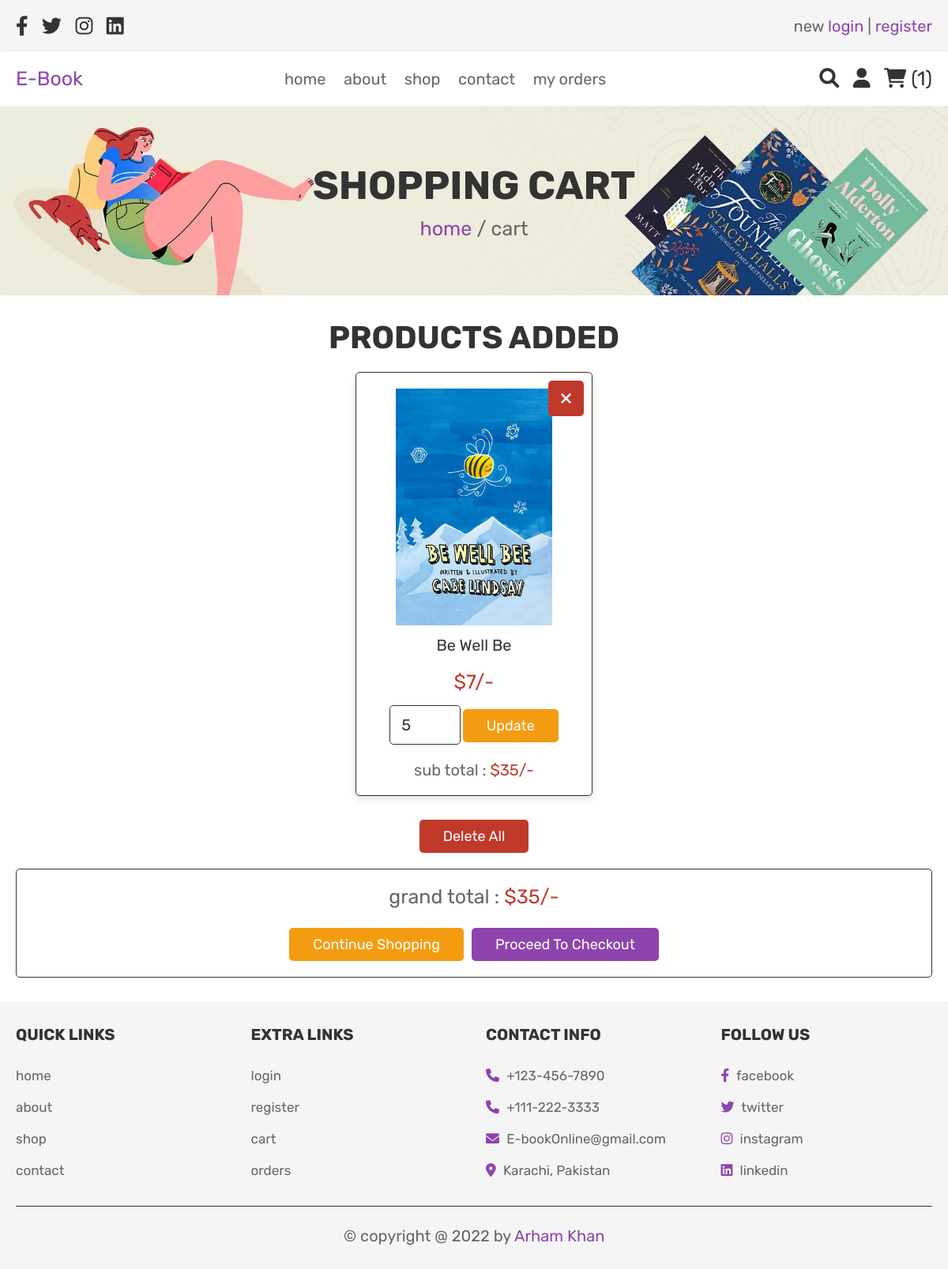
Screenshot of /cart.php (signed in) with the database file from the repository.
### tables this page shows
CREATE TABLE `cart` (
  `id` int(100) NOT NULL,
  `user_id` int(100) NOT NULL,
  `name` varchar(100) NOT NULL,
  `price` int(100) NOT NULL,
  `quantity` int(100) NOT NULL,
  `image` varchar(100) NOT NULL
);

### cart.php (the view, shortened to what this page needs)
<?php
include 'config.php';
$user_id = $_SESSION['user_id'];
?>
<!DOCTYPE html>
<html lang="en">
<head>
   <link rel="stylesheet" href="https://cdnjs.cloudflare.com/ajax/libs/font-awesome/6.0.0/css/all.min.css">
   <link rel="stylesheet" href="css/style.css">
</head>
<body>
<?php include 'header.php'; ?>
<div class="heading">
   <h3>shopping cart</h3>
   <p> <a href="home.php">home</a> / cart </p>
</div>
<section class="shopping-cart">
   <h1 class="title">products added</h1>
   <div class="box-container">
      <?php
         $grand_total = 0;
         $select_cart = mysqli_query($conn, "SELECT * FROM `cart` WHERE user_id = '$user_id'") or die('query failed');
         if(mysqli_num_rows($select_cart) > 0){
            while($fetch_cart = mysqli_fetch_assoc($select_cart)){
      ?>
      <div class="box">
         <a href="cart.php?delete=<?php echo $fetch_cart['id']; ?>" class="fas fa-times" onclick="return confirm('delete this from cart?');"></a>
         <img src="uploaded_img/<?php echo $fetch_cart['image']; ?>" alt="">
         <div class="name"><?php echo $fetch_cart['name']; ?></div>
         <div class="price">$<?php echo $fetch_cart['price']; ?>/-</div>
         <form action="" method="post">
            <input type="number" min="1" name="cart_quantity" value="<?php echo $fetch_cart['quantity']; ?>">
            <input type="submit" name="update_cart" value="update" class="option-btn">
         </form>
         <div class="sub-total"> sub total : <span>$<?php echo $sub_total = ($fetch_cart['quantity'] * $fetch_cart['price']); ?>/-</span> </div>
      </div>
      <?php
      $grand_total += $sub_total;
         }
      }else{
         echo '<p class="empty">your cart is empty</p>';
      }
      ?>
   </div>
   <div style="margin-top: 2rem; text-align:center;">
      <a href="cart.php?delete_all" class="delete-btn <?php echo ($grand_total > 1)?'':'disabled'; ?>" onclick="return confirm('delete all from cart?');">delete all</a>
   </div>
   <div class="cart-total">
      <p>grand total : <span>$<?php echo $grand_total; ?>/-</span></p>
      <div class="flex">
         <a href="shop.php" class="option-btn">continue shopping</a>
         <a href="checkout.php" class="btn <?php echo ($grand_total > 1)?'':'disabled'; ?>">proceed to checkout</a>
      </div>
   </div>
</section>
<?php include 'footer.php'; ?>
</body>
</html>

### css/style.css (style rules this page uses)
:root { --purple:#8e44ad; --red:#c0392b; --orange:#f39c12; --black:#333; --white:#fff; --light-color:#666; --light-white:#ccc; --light-bg:#f5f5f5; --border:.1rem solid var(--black); --box-shadow:0 .5rem 1rem rgba(0,0,0,.1); }
* { font-family: 'Rubik', sans-serif; margin:0; padding:0; box-sizing: border-box; outline: none; border:none; text-decoration: none; transition:all .2s linear; }
html { font-size: 62.5%; overflow-x: hidden; }
section { padding:3rem 2rem; }
.title { text-align: center; margin-bottom: 2rem; text-transform: uppercase; color:var(--black); font-size: 4rem; }
.btn, .option-btn, .delete-btn, .white-btn { display: inline-block; margin-top: 1rem; padding:1rem 3rem; cursor: pointer; color:var(--white); font-size: 1.8rem; border-radius: .5rem; text-transform: capitalize; }
.white-btn, .btn { background-color: var(--purple); }
.option-btn { background-color: var(--orange); }
.delete-btn { background-color: var(--red); }
.heading { min-height: 30vh; display: flex; flex-flow: column; align-items: center; justify-content: center; gap:1rem; background: url(../images/heading-bg.webp) no-repeat; background-size: cover; background-position: center; text-align: center; }
.heading h3 { font-size: 5rem; color:var(--black); text-transform: uppercase; }
.heading p { font-size: 2.5rem; color:var(--light-color); }
.heading p a { color:var(--purple); }
.shopping-cart .box-container { max-width: 1200px; margin:0 auto; display: grid; grid-template-columns: repeat(auto-fit, 30rem); align-items: center; gap:1.5rem; justify-content: center; }
.shopping-cart .box-container .box { text-align: center; padding:2rem; border-radius: .5rem; background-color: var(--white); box-shadow: var(--box-shadow); position: relative; border:var(--border); }
.shopping-cart .box-container .box .fa-times { position: absolute; top:1rem; right:1rem; height: 4.5rem; width: 4.5rem; line-height: 4.5rem; font-size: 2rem; background-color: var(--red); color:var(--white); border-radius: .5rem; }
.shopping-cart .box-container .box img { height: 30rem; }
.shopping-cart .box-container .box .name { padding:1rem 0; font-size: 2rem; color:var(--black); }
.shopping-cart .box-container .box .price { padding:1rem 0; font-size: 2.5rem; color:var(--red); }
.shopping-cart .box-container .box input[type="number"] { margin:.5rem 0; border:var(--border); border-radius: .5rem; padding:1.2rem 1.4rem; font-size: 2rem; color:var(--black); width: 9rem; }
.shopping-cart .box-container .box .sub-total { padding-top: 1.5rem; font-size: 2rem; color:var(--light-color); }
.shopping-cart .box-container .box .sub-total span { color:var(--red); }
.shopping-cart .cart-total { max-width: 1200px; margin:0 auto; border:var(--border); padding:2rem; text-align: center; margin-top: 2rem; border-radius: .5rem; }
.shopping-cart .cart-total p { font-size: 2.5rem; color:var(--light-color); }
.shopping-cart .cart-total p span { color:var(--red); }
.shopping-cart .cart-total .flex { display: flex; flex-wrap: wrap; column-gap:1rem; margin-top: 1.5rem; justify-content: center; }

### rows the page displays
cart: image (picture), name "Be Well Be", price "7", cart_quantity "5", $sub_total = ($fetch_cart['quantity'] * $fetch_cart['price']) "35"

### other values shown
$cart_rows_number "1"
$grand_total "35"
